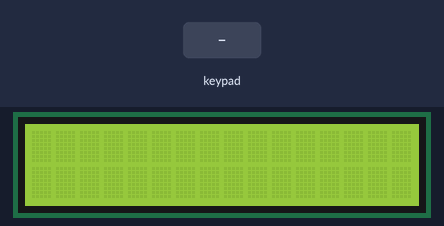
The sketch below on a simulated Arduino Uno, built with avr-gcc and run on an emulated ATmega328P. Parts: 16×2 character LCD. The inputs (shaded band) are chosen by the test bench.

Above: at 1.2 s.
1.3 s: keypad keys * 1 2 4 # pressed 0.4 s apart
At 4.6 s:
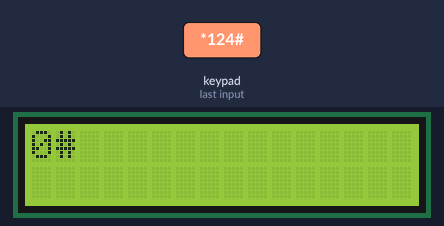
5.0 s: key '/' pressed
At 5.9 s:
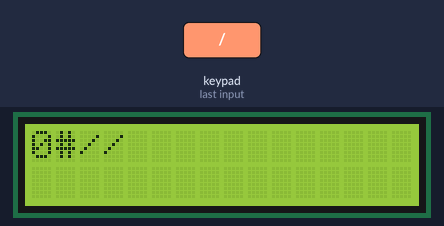
6.5 s: key 'x' pressed
At 7.1 s:
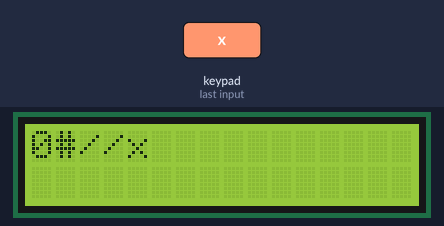
8.0 s: keypad keys * 1 2 4 pressed 0.4 s apart
At 8.2 s:
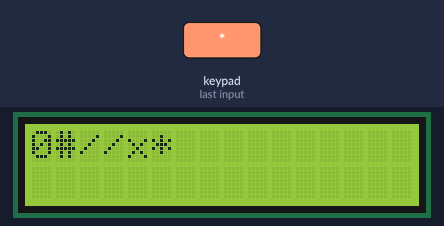
11.1 s: key '+' pressed
At 11.8 s:
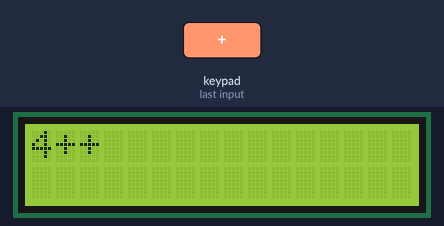
12.6 s: keypad keys * 1 2 4 * pressed 0.4 s apart
At 15.2 s:
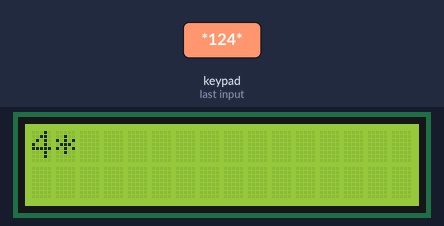
Timing chart, 0 to 16.7 s (numbered marks = the images above; inputs shaded):
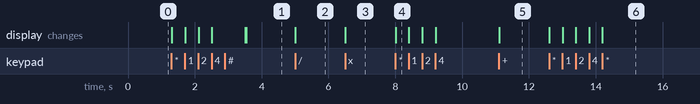

The sketch:

Password_calculator.ino
```cpp
/* @file CustomKeypad.pde
|| @version 1.0
|| @author Alexander Brevig
|| @contact alexanderbrevig@gmail.com
||
|| @description
|| | Demonstrates changing the keypad size and key values.
|| #
*/
#include <Keypad.h>
#include <LiquidCrystal.h>
using namespace std;

LiquidCrystal lcd(13, 12, 11, 10, 9, 8);
const byte ROWS = 4; //four rows
const byte COLS = 4; //four columns
//define the cymbols on the buttons of the keypads
char hexaKeys[ROWS][COLS] = {
  {'7','8','9', '/'},
  {'4','5','6', 'x'},
  {'1','2','3', '-'},
  {'*','0','#', '+'}
};
byte rowPins[ROWS] = {2, 3, 4, 5}; //connect to the row pinouts of the keypad
byte colPins[COLS] = {6, 7, 8, 9}; //connect to the column pinouts of the keypad
String password="*124";
int currentposition=0;
bool flag=0;
bool operation=0;
int digit=0;
char sign='0';

//initialize an instance of class NewKeypad
Keypad customKeypad = Keypad( makeKeymap(hexaKeys), rowPins, colPins, ROWS, COLS);

void setup(){
  Serial.begin(9600);
  lcd.begin(16, 2);
  lcd.clear();
  lcd.print("Loading/Initializing");
  lcd.clear();
  lcd.setCursor(0, 0);
}

void loop(){
  int l ;
  String check="";
  char customKey = customKeypad.getKey();
  if (customKey){
    lcd.print(customKey);
    currentposition++;
    if(customKey==password[currentposition-1] && currentposition==4 && flag==0)
    {
      flag=1;
      lcd.clear();
      lcd.setCursor(0, 0);
      lcd.print("Welcome!");
      delay(1000);
      lcd.clear();
      lcd.setCursor(0, 0);
      currentposition=0;
      customKey='0';
    }
    if(flag==1)
    {
      if (customKey>='0' && customKey<='9' && operation==0){
        digit=customKey-'0';
        lcd.clear();
        lcd.setCursor(0, 0);
        lcd.print(customKey);
      }
      else if (customKey>='0' && customKey<='9' && operation==1){
        lcd.print(customKey);
        if(sign=='+')
        {
          int digit2=customKey-'0';
          int ans=digit+digit2;
          lcd.clear();
          lcd.setCursor(0, 0);
          lcd.print(ans);
        }
        else if(sign=='-')
        {
          int digit2=customKey-'0';
          int ans=digit-digit2;
          lcd.clear();
          lcd.setCursor(0, 0);
          lcd.print(ans);
        }
        else if(sign=='/')
        {
          int digit2=customKey-'0';
          int ans=digit/digit2;
          lcd.clear();
          lcd.setCursor(0, 0);
          lcd.print(ans);
        }
        //Reverse
        operation=0;
      }
      else if(customKey=='+' || customKey=='-' || customKey=='/')
      {
        sign=customKey;
        operation=1;
        lcd.print(customKey);
      }
      currentposition=0;
    }
    else if(customKey!=password[currentposition-1] && flag==0)
    {
      lcd.clear();
      lcd.setCursor(0, 0);
      lcd.print("Incorrect Password");
      delay(2000);
      lcd.clear();
      lcd.setCursor(0, 0);
      currentposition=0;
    }
  }
}
```

Measured:
- after the input at 1.3 s, the display: first changes at once (image 1 shows a later state)
- after the input at 5.0 s, the display: changes at once (image 2)
- after the input at 6.5 s, the display: changes at once (image 3)
- after the input at 8.0 s, the display: changes at once (image 4)
- after the input at 11.1 s, the display: changes at once (image 5)
- after the input at 12.6 s, the display: first changes at once (image 6 shows a later state)
